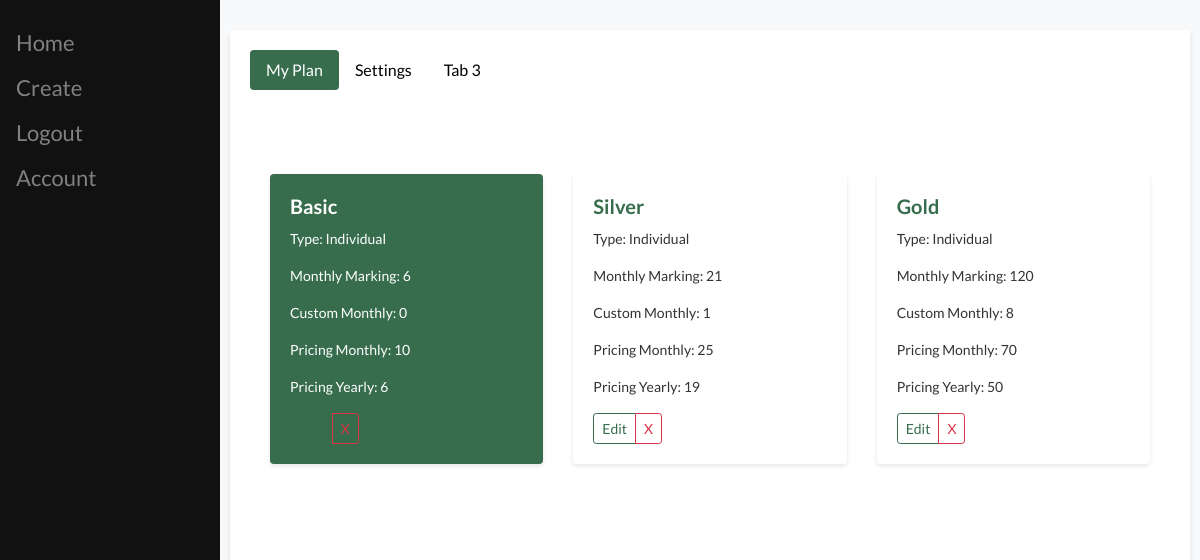
Page /account/ (signed in) on the committed database.
### plans/models.py (models this page shows, shortened)
class Plan(models.Model):
    name = models.CharField(max_length=50)
    type = models.CharField(max_length=50) #individual or school account.
    monthly_marking = models.IntegerField()
    custom_monthly=models.IntegerField()
    pricing_monthly = models.IntegerField(default=0)
    pricing_yearly = models.IntegerField()

### plans/views.py (the view)
# urls.py: path("account/", include("plans.urls"))
@login_required(login_url="login/")
def account(response):
    plans = Plan.objects.all()
    return render(response, "plans/account.html", {'plans': plans, 'user': response.user})

### plans/templates/plans/account.html (shortened to what this page needs)
{% extends 'main/base.html' %}
{%block content%}
    <ul class="nav nav-pills" id="myTabs" role="tablist">
        <li class="nav-item" role="presentation">
            <a class="nav-link active" id="tab1-tab" data-bs-toggle="tab" href="#tab1" role="tab" aria-controls="tab1" aria-selected="true">My Plan</a>
        </li>
        <li class="nav-item" role="presentation">
            <a class="nav-link" id="tab2-tab" data-bs-toggle="tab" href="#tab2" role="tab" aria-controls="tab2" aria-selected="false">Settings</a>
        </li>
        <li class="nav-item" role="presentation">
            <a class="nav-link" id="tab3-tab" data-bs-toggle="tab" href="#tab3" role="tab" aria-controls="tab3" aria-selected="false">Tab 3</a>
        </li>
    </ul>
    <div class="tab-content" id="myTabsContent">
        <div class="tab-pane fade show active py-5" id="tab1" role="tabpanel" aria-labelledby="tab1-tab">
                <div class="row">
                    {% for plan in plans %}
                        <div class="col-md-4">
                            <div class="card mt-3 {% if plan == user.plan %}card-active{% endif %}">
                                <div class="card-body">
                                    <h5 class="card-title {% if plan == user.plan %}text-white{% endif %}">{{ plan.name }}</h5>
                                    <p class="card-text {% if plan == user.plan %}text-white{% endif %}">Type: {{ plan.type }}</p>
                                    <p class="card-text {% if plan == user.plan %}text-white{% endif %}">Monthly Marking: {{ plan.monthly_marking }}</p>
                                    <p class="card-text {% if plan == user.plan %}text-white{% endif %}">Custom Monthly: {{ plan.custom_monthly }}</p>
                                    <p class="card-text {% if plan == user.plan %}text-white{% endif %}">Pricing Monthly: {{ plan.pricing_monthly }}</p>
                                    <p class="card-text {% if plan == user.plan %}text-white{% endif %}">Pricing Yearly: {{ plan.pricing_yearly }}</p>
                                    <div class="btn-group">
                                        <a href="#" class="btn btn-sm btn-outline-success">Edit</a>
                                        <a href="#" class="btn btn-sm btn-outline-danger">X</a>
                                    </div>
                                </div>
                            </div>
                        </div>
                    {% endfor %}
                </div>
            </div>
        </div>
    </div>
{%endblock%}

### main/templates/main/base.html (shortened to what this page needs)
<!doctype html>
<html lang="en">
    <head>
        <link rel="stylesheet" href="https://cdn.jsdelivr.net/npm/bootstrap@4.0.0/dist/css/bootstrap.min.css">
    </head>
    <body>
        <div class="sidenav">
            <a href="/app/">Home</a>
            <a href="/app/create">Create</a>
            <a href="/logout">Logout</a>
            <a href="/account">Account</a>
        </div>
        <div id="content", name="content", class="main">
            <div class="container">
                {% block content%}
                {% endblock %}
            </div>
    </body>
</html>

### main/templates/main/base.html (style rules this page uses)
body { font-family: 'Lato', sans-serif; background-color: #f8f9fa; }
.sidenav { height: 100%; width: 220px; position: fixed; z-index: 1; top: 0; left: 0; background-color: #111; overflow-x: hidden; padding-top: 20px; transition: 0.3s; }
.sidenav a { padding: 6px 8px 6px 16px; text-decoration: none; font-size: 22px; color: #818181; display: block; transition: 0.3s; }
.main { margin-left: 220px; padding: 0px 10px; transition: 0.3s; }
.container { max-width: 960px; margin: 30px auto; padding: 20px; background-color: #ffffff; box-shadow: 0 4px 6px 0 rgba(0, 0, 0, 0.1); }
.btn-outline-success { border-color: #376d4d; color: #376d4d; }
.card { border: none; background-color: #ffffff; box-shadow: 0 2px 4px 0 rgba(0, 0, 0, 0.1); transition: transform 0.3s, box-shadow 0.3s; }
.card-title { color: #376d4d; font-weight: bold; margin-bottom: 10px; }
.card-text { color: #333333; font-size: 14px; line-height: 1.5; }
.card-active { border: none; background-color: #376d4d; box-shadow: 0 2px 4px 0 rgba(0, 0, 0, 0.1); transition: transform 0.3s, box-shadow 0.3s; }
.nav-pills .nav-link { color: #000000; background-color: #ffffff; }
.nav-pills .nav-link.active { color: #ffffff; background-color: #376d4d; }
.tab-content { background-color: #ffffff; padding: 20px; }

### rows in the picture
Plan: name "Basic", type "Individual", monthly_marking "6", custom_monthly "0", pricing_monthly "10", pricing_yearly "6"
Plan: name "Silver", type "Individual", monthly_marking "21", custom_monthly "1", pricing_monthly "25", pricing_yearly "19"
Plan: name "Gold", type "Individual", monthly_marking "120", custom_monthly "8", pricing_monthly "70", pricing_yearly "50"
